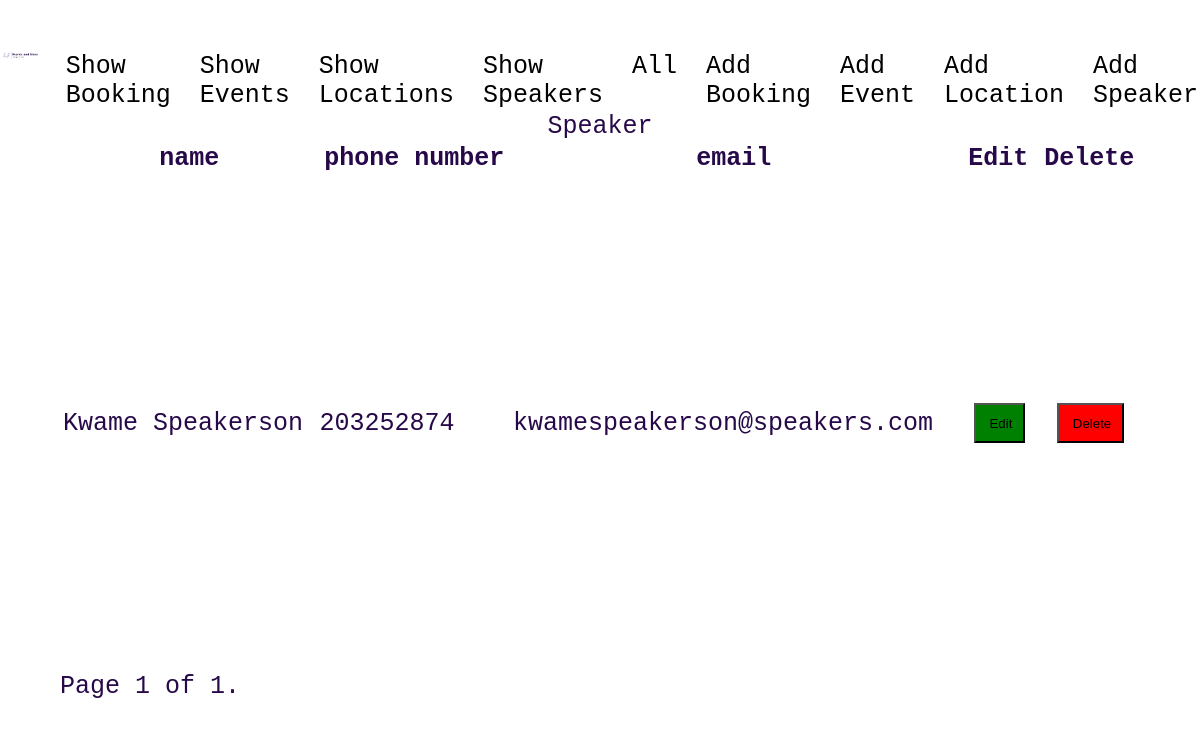
The page /showSpeaker/ (signed in) on the database its author committed.
### booking/models.py (models this page shows, shortened)
class Speaker(models.Model):
    name=models.CharField(max_length=100)
    phone_number=models.IntegerField()
    email=models.EmailField()

### booking/views.py (the view)
# urls.py: path('showSpeaker/', views.SpeakerListView.as_view(), name='speaker'),
@method_decorator(login_required(login_url='/login/'), name='dispatch')
class SpeakerListView(generic.ListView ):
    Model=Speaker
    queryset=Speaker.objects.all()
    paginate_by = 25
    template_name="booking/showSpeaker.html"
    context_object_name = 'speaker'

### booking/templates/booking/showSpeaker.html (shortened to what this page needs)
{% extends "base.html" %}
{% load static %}
{% block content %}
{% if speaker %}
<div id="main-table">
    <table class="show-table">
    <caption>Speaker</caption>
    <thead>
        <tr>
            <th>name</th>
            <th>phone number</th>
            <th>email</th>
            <th>Edit</th>
            <th>Delete</th>
        </tr>
    </thead>
    <tbody>
        {% for speaker in page_obj %}
        <tr>
            <td>{{speaker.name}}</td>
            <td>{{speaker.phone_number}}</td>
            <td>{{speaker.email}}</td>
            <th><form action="{% url 'updateSpeaker' speaker.id %}" method="get">{% csrf_token %}<input class="edit" type="submit" value="Edit"></form></th>
            <th><form action="{% url 'deleteSpeaker' speaker.id %}" method="post">{% csrf_token %}<input class="delete" type="submit" value="Delete"></form></th>
            {% endfor %}
        </tr>
    </tbody>
</table>
<div class="pagination">
    <span class="step-links">
        <span class="current">
            Page {{ page_obj.number }} of {{ page_obj.paginator.num_pages }}.
        </span>
    </span>
</div>
</div>
{% endif %}
{% endblock %}

### booking/static/style.css (style rules this page uses)
body { margin:0; }
#main-table { display: grid; grid-area: main; grid-template-columns: 5vw 30vw 30vw 30vw 5vw; grid-template-rows: 70vh 10vh ; grid-template-areas: "... table table table ..." "... pagination pagination pagination ..."; }
.show-table { grid-area: table; }
.pagination { grid-area:pagination; }
body { color: #270949; font-family: 'Courier New', Courier, monospace; font-size: 25px; }
input { padding: 0.8em; margin: 0.8em; margin-left: 1em; padding-left: 1em; }
.edit { background-color: green; }
.delete { background-color: red; }

### rows shown on the page
Speaker: name "Kwame Speakerson", phone_number "203252874", email "kwamespeakerson@speakers.com"

### other values the page prints
{{ page_obj.number }} "1"
{{ page_obj.paginator.num_pages }} "1"
